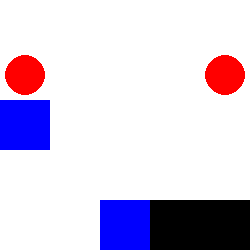

This figure's Python source:
import torch
import torch.nn as nn
import torch.optim as optim
import numpy as np
from collections import deque
import random
import random
import pygame
import matplotlib.pyplot as plt
from matplotlib.pyplot import plot, ion, show
from pettingzoo import AECEnv
from pettingzoo.utils import agent_selector
from gym.spaces import Discrete
import time


NUM_POSSIBLE_THINGS = 5


class PettingZooGridWorld(AECEnv):
    def __init__(self,grid_size,max_steps=1000):
        super().__init__()
        self.MAX_STEPS = max_steps
        self.GRID_SIZE=grid_size
        
        # Initialize grid
        self.grid = [[' ' for _ in range(self.GRID_SIZE)] for _ in range(self.GRID_SIZE)]
        
        # Add walls
        for _ in range(self.GRID_SIZE // 2):
            x, y = random.randint(0, self.GRID_SIZE-1), random.randint(0, self.GRID_SIZE-1)
            self.grid[y][x] = '#'
        
        # Add agents
        self.agents = ['prey_1', 'prey_2', 'pred_1', 'pred_2']
        self.agent_positions = {
            'prey_1': (random.randint(0, self.GRID_SIZE-1), random.randint(0, self.GRID_SIZE-1)),
            'prey_2': (random.randint(0, self.GRID_SIZE-1), random.randint(0, self.GRID_SIZE-1)),
            'pred_1': (random.randint(0, self.GRID_SIZE-1), random.randint(0, self.GRID_SIZE-1)),
            'pred_2': (random.randint(0, self.GRID_SIZE-1), random.randint(0, self.GRID_SIZE-1)),
        }


        
        self.action_spaces = {agent: Discrete(5) for agent in self.agents}
        self.observation_spaces = {agent: Discrete(2*NUM_POSSIBLE_THINGS*self.GRID_SIZE*self.GRID_SIZE) for agent in self.agents}
        
        self.agent_order = self.agents[:]
        #print(f"agent_order: {self.agent_order}")
        self.agent_selector = agent_selector(self.agent_order)
        
        self.render_window = None
        
    def step(self, actions):
        self.num_steps += 1
        
        #print(f"agent: {agent}")
        
        

        #move pred according to actions

        for pred in actions.keys():

            action = actions[pred]
            x, y = self.agent_positions[pred]
            dx, dy = 0, 0

            if action == 0:
                dx = 1
            elif action == 1:
                dx = -1
            elif action == 2:
                dy = 1
            elif action == 3:
                dy = -1
            elif action == 4:
                dx = 0
                dy = 0

            #double dx and dy if "prey" in agent
            if "prey" in pred:
                dx = dx*2
                dy = dy*2

            new_x, new_y = max(0, min(self.GRID_SIZE-1, x + dx)), max(0, min(self.GRID_SIZE-1, y + dy))
            if self.grid[new_y][new_x] != '#':
                self.agent_positions[pred] = (new_x, new_y)

        
        
        # Render the environment
        #self.render()
        
        # Return observations, rewards, dones, infos
        return self.get_observations(), self.get_rewards(), self.get_dones(), self.get_infos()
    
    def render(self, mode='human'):
        if self.render_window is None:
            pygame.init()
            self.render_window = pygame.display.set_mode((self.GRID_SIZE * 50, self.GRID_SIZE * 50))
            pygame.display.set_caption('Petting Zoo Grid World')
        
        self.render_window.fill((255, 255, 255))
        
        for y in range(self.GRID_SIZE):
            for x in range(self.GRID_SIZE):
                if self.grid[y][x] == '#':
                    pygame.draw.rect(self.render_window, (0, 0, 0), (x * 50, y * 50, 50, 50))
                else:
                    pygame.draw.rect(self.render_window, (255, 255, 255), (x * 50, y * 50, 50, 50))
        
        for agent, pos in self.agent_positions.items():
            x, y = pos
            if agent.startswith('pred'):
                pygame.draw.circle(self.render_window, (255, 0, 0), (x * 50 + 25, y * 50 + 25), 20)
            else:
                pygame.draw.rect(self.render_window, (0, 0, 255), (x * 50, y * 50, 50, 50))
        
        #pygame.display.flip()
        return pygame.surfarray.array3d(self.render_window)
        pygame.image.save(self.render_window, "env.png")
    
    def get_observations(self):
        observations = {}
        for agent, pos in self.agent_positions.items():
            #wall,air,self, predator (seeker), prey (hider) coded as 0,1,2,3,4
            #a.k.a '#', ' ', '.', 's', 'h' when printed

            isFleeing = 'pred' in agent
            if isFleeing:
                isFleeing=1
            else:
                isFleeing=0

            grid = [0 for _ in range(self.GRID_SIZE*self.GRID_SIZE)]

            for y in range(self.GRID_SIZE):
                for x in range(self.GRID_SIZE):
                    if (x, y) == pos:
                        grid[y*self.GRID_SIZE+x] = 2
                    elif self.grid[y][x] == '#':
                        grid[y*self.GRID_SIZE+x] = 0
                    
                    
                    elif (x, y) == self.agent_positions['prey_1'] or (x, y) == self.agent_positions['prey_2']:
                        grid[y*self.GRID_SIZE+x] = 4
                    elif (x, y) == self.agent_positions['pred_1'] or (x, y) == self.agent_positions['pred_2']:
                        grid[y*self.GRID_SIZE+x] = 3
                    
                    else:
                        grid[y*self.GRID_SIZE+x] = 1
            agent_observation =  grid +[isFleeing]
            #the grid is of size {len(agent_observation)}")
            observations[agent] = agent_observation[:]

        return observations
    
    def get_rewards(self):
        #if pred is in agent name, reward is 1/(distance to closest prey)
        #we just give 0 to preys
        rewards = {agent: 0 for agent in self.agents}
        for agent in self.agents:
            if "pred" in agent:
                x, y = self.agent_positions[agent]
                min_distance = self.GRID_SIZE * 3
                for prey in ['prey_1', 'prey_2']:
                    prey_x, prey_y = self.agent_positions[prey]
                    distance = abs(x - prey_x) + abs(y - prey_y)
                    min_distance = min(min_distance, distance)
                rewards[agent] = 1 / (min_distance+1)
        return rewards
    
    def get_dones(self):

        if self.num_steps >= self.MAX_STEPS:
            self.num_steps = 0
            return {agent: True for agent in self.agents}
        return {agent: False for agent in self.agents}
    
    def get_infos(self):
        return {agent: {} for agent in self.agents}

    def reset(self):
        self.__init__(self.GRID_SIZE)
        self.num_steps = 0
        return self.get_observations()
    

    